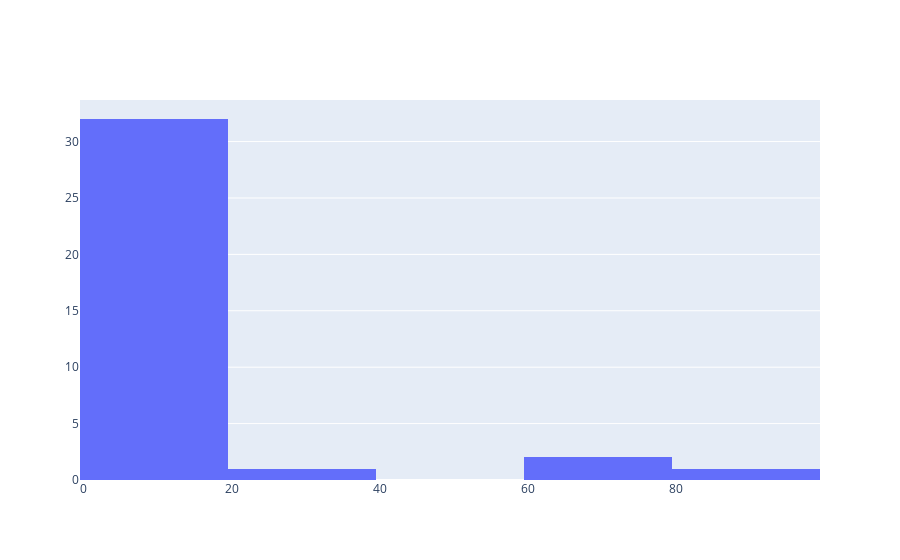

Notebook code for this chart:
### Code cell
fig=go.Figure(data=[go.Histogram(x=x)])
fig.show()

### Figure 1 — Plotly figure (JSON) as saved in the notebook; plotly's stock layout.template omitted (floating-point values rounded to 4 significant figures)
{"data": [{"type": "histogram", "x": [1, 1, 2, 3, 4, 3, 4, 5, 6, 7, 8, 90, 0, 8, 78, 7, 6, 5, 5, 4, 3, 2, 4, 6, 7, 8, 6, 5, 4, 6, 78, 6, 34, 6, 5, 4]}], "layout": {}}
